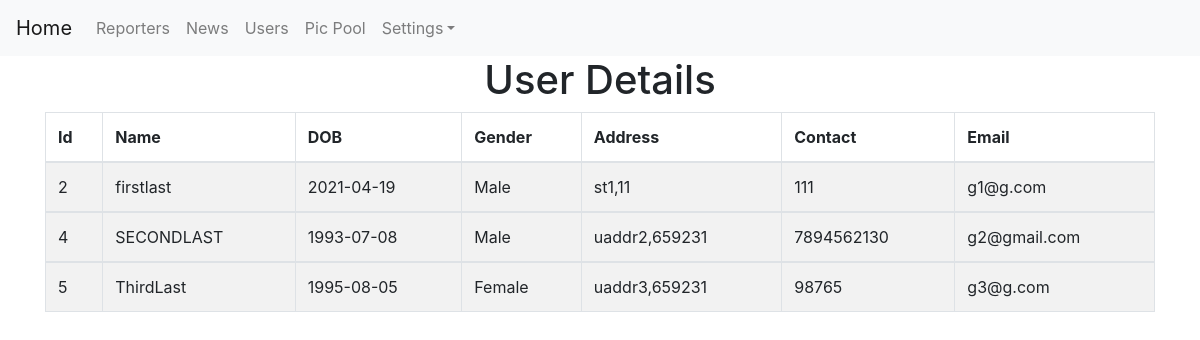
Screenshot of /admin_guest_view with the database file from the repository.
### myapp/models.py (models this page shows)
class user_details(models.Model):
    user_id = models.IntegerField()
    fname = models.CharField(max_length=150)
    lname = models.CharField(max_length=150)
    profile_name = models.CharField(max_length=50)
    dob = models.CharField(max_length=15)
    gender = models.CharField(max_length=10)
    addr = models.CharField(max_length=500)
    pin = models.CharField(max_length=50)
    contact = models.CharField(max_length=50)
    email = models.CharField(max_length=150)
    status = models.CharField(max_length=50)

### myapp/views.py (the view)
# urls.py: path('admin_guest_view', views.admin_guest_view, name='admin_guest_view'),
def admin_guest_view(request):
    ul_l = user_login.objects.filter(utype='guest')
    tm_l = []
    for u in ul_l:
        ud = user_details.objects.get(user_id=u.id)
        tm_l.append(ud)
    context = {'user_list':tm_l,'type':'User Details'}
    return render(request, './myapp/admin_user_view.html',context)

### myapp/templates/myapp/admin_user_view.html (shortened to what this page needs)
{% extends 'myapp/admin_base.html' %}
{% load static %}
{% block body %}
<center>
    <h1>{{type}}</h1>
    <div class="container">
    <form role="form" name="frm" action="" method="post">
        <table class="table table-striped table-bordered">
            <thead>
            <tr>
                <th>Id</th>
                <th>Name</th>
                <th>DOB</th>
                <th>Gender</th>
                <th>Address</th>
                <th>Contact</th>
                <th>Email</th>
            </tr>
            </thead>
            {% for f in user_list %}
            <tbody>
            <tr>
                <td>{{ f.id }}</td>
                <td>{{ f.fname }}{{ f.lname }}</td>
                <td>{{ f.dob }}</td>
                <td>{{ f.gender }}</td>
                <td>{{ f.addr }},{{ f.pin }}</td>
                <td>{{ f.contact }}</td>
                <td>{{ f.email }}</td>
            </tr>
            <tbody>
            {% endfor %}
        </table>
    </form>
    </div>
</center>
{% endblock %}

### myapp/templates/myapp/admin_base.html (style rules this page uses)
body { background-repeat: no-repeat; background-attachment: fixed; background-size: cover; }

### rows the page displays
user_details: id "2", fname "first", lname "last", dob "2021-04-19", gender "Male", addr "st1", pin "11", contact "111", email "g1@g.com"
user_details: id "4", fname "SECOND", lname "LAST", dob "1993-07-08", gender "Male", addr "uaddr2", pin "659231", contact "7894562130", email "g2@gmail.com"
user_details: id "5", fname "Third", lname "Last", dob "1995-08-05", gender "Female", addr "uaddr3", pin "659231", contact "98765", email "g3@g.com"

### other values shown
{{ type }} "User Details"
